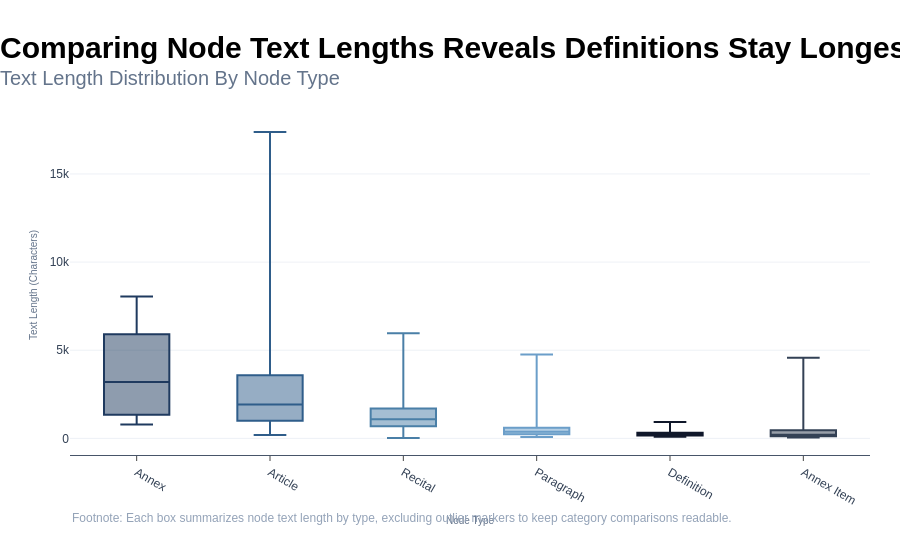

Notebook code cell kept with this figure:
### Code cell
# Text length distribution by node type (box plot)
nodes_df_plot = nodes_df.copy()
nodes_df_plot["type_label"] = nodes_df_plot["type"].map(title_case_label)
order = nodes_df.groupby("type")["text_length"].median().sort_values(ascending=False).index.tolist()
order_labels = [title_case_label(value) for value in order]

fig = px.box(
    nodes_df_plot,
    x="type_label",
    y="text_length",
    category_orders={"type_label": order_labels},
    color="type_label",
    color_discrete_sequence=PLOTLY_SEQUENCE,
    points=False,
)
fig.update_layout(showlegend=False)
fig.update_xaxes(title_text="Node Type", tickangle=30)
fig.update_yaxes(title_text="Text Length (Characters)")
apply_plotly_style(
    fig,
    action_title="Comparing Node Text Lengths Reveals Definitions Stay Longest",
    subtitle="Text Length Distribution By Node Type",
    height=560,
    horizontal_gridlines=True,
    footnote="Footnote: Each box summarizes node text length by type, excluding outlier markers to keep category comparisons readable.",
)
fig.show()

### Figure 1 — Plotly figure (JSON) as saved in the notebook; plotly's stock layout.template omitted (floating-point values rounded to 4 significant figures; data arrays with more than 128 entries replaced by an {"elided": "..."} marker saying what was removed)
{"data": [{"alignmentgroup": "True", "boxpoints": false, "hovertemplate": "type_label=%{x}<br>text_length=%{y}<extra></extra>", "legendgroup": "Annex", "marker": {"color": "#1F3A5F"}, "name": "Annex", "notched": false, "offsetgroup": "Annex", "orientation": "v", "showlegend": true, "type": "box", "x": ["Annex", "Annex", "Annex", "Annex", "Annex", "Annex", "Annex", "Annex", "Annex", "Annex", "Annex", "Annex", "Annex"], "x0": " ", "xaxis": "x", "y": [5993, 934, 7520, 5885, 1478, 784, 8049, 4114, 956, 5403, 3196, 1591, 1560], "y0": " ", "yaxis": "y"}, {"alignmentgroup": "True", "boxpoints": false, "hovertemplate": "type_label=%{x}<br>text_length=%{y}<extra></extra>", "legendgroup": "Article", "marker": {"color": "#2F5D8A"}, "name": "Article", "notched": false, "offsetgroup": "Article", "orientation": "v", "showlegend": true, "type": "box", "x": ["Article", "Article", "Article", "Article", "Article", "Article", "Article", "Article", "Article", "Article", "Article", "Article", "Article", "Article", "Article", "Article", "Article", "Article", "Article", "Article", "Article", "Article", "Article", "Article", "Article", "Article", "Article", "Article", "Article", "Article", "Article", "Article", "Article", "Article", "Article", "Article", "Article", "Article", "Article", "Article", "Article", "Article", "Article", "Article", "Article", "Article", "Article", "Article", "Article", "Article", "Article", "Article", "Article", "Article", "Article", "Article", "Article", "Article", "Article", "Article", "Article", "Article", "Article", "Article", "Article", "Article", "Article", "Article", "Article", "Article", "Article", "Article", "Article", "Article", "Article", "Article", "Article", "Article", "Article", "Article", "Article", "Article", "Article", "Article", "Article", "Article", "Article", "Article", "Article", "Article", "Article", "Article", "Article", "Article", "Article", "Article", "Article", "Article", "Article", "Article", "Article", "Article", "Article", "Article", "Article", "Article", "Article", "Article", "Article", "Article", "Article", "Article", "Article", "Article", "Article"], "x0": " ", "xaxis": "x", "y": [1107, 4810, 17380, 500, 11311, 4097, 3665, 1337, 4215, 4537, 1880, 1191, 3179, 3204, 2555, 1651, 3703, 1338, 861, 1139, 990, 3103, 2677, 2709, 3976, 7594, 3018, 1734, 1716, 1885, 4352, 524, 944, 1170, 466, 6621, 1305, 697, 454, 2835, 3931, 680, 197, 4992, 1452, 1847, 3438, 1967, 1406, 2129, 4777, 1254, 3102, 3586, 2918, 1927, 4473, 9255, 4788, 4430, 7911, 1536, 2184, 995, 232, 3006, 4593, 2029, 3180, 998, 3731, 1466, 1003, 2372, 4135, 7168, 1882, 1974, 1810, 3740, 5621, 2792, 2016, 1972, 1085, 544, 607, 981, 341, 781, 980, 1026, 1772, 2341, 1007, 329, 2377, 1654, 2459, 291, 5449, 3547, 2217, 954, 977, 921, 1004, 1002, 899, 2691, 911, 620, 1911, 5685, 811], "y0": " ", "yaxis": "y"}, {"alignmentgroup": "True", "boxpoints": false, "hovertemplate": "type_label=%{x}<br>text_length=%{y}<extra></extra>", "legendgroup": "Recital", "marker": {"color": "#4A7FA7"}, "name": "Recital", "notched": false, "offsetgroup": "Recital", "orientation": "v", "showlegend": true, "type": "box", "x": {"elided": "180 str values"}, "x0": " ", "xaxis": "x", "y": {"elided": "180 int values"}, "y0": " ", "yaxis": "y"}, {"alignmentgroup": "True", "boxpoints": false, "hovertemplate": "type_label=%{x}<br>text_length=%{y}<extra></extra>", "legendgroup": "Paragraph", "marker": {"color": "#6B9EC9"}, "name": "Paragraph", "notched": false, "offsetgroup": "Paragraph", "orientation": "v", "showlegend": true, "type": "box", "x": {"elided": "500 str values"}, "x0": " ", "xaxis": "x", "y": {"elided": "500 int values"}, "y0": " ", "yaxis": "y"}, {"alignmentgroup": "True", "boxpoints": false, "hovertemplate": "type_label=%{x}<br>text_length=%{y}<extra></extra>", "legendgroup": "Definition", "marker": {"color": "#0F172A"}, "name": "Definition", "notched": false, "offsetgroup": "Definition", "orientation": "v", "showlegend": true, "type": "box", "x": ["Definition", "Definition", "Definition", "Definition", "Definition", "Definition", "Definition", "Definition", "Definition", "Definition", "Definition", "Definition", "Definition", "Definition", "Definition", "Definition", "Definition", "Definition", "Definition", "Definition", "Definition", "Definition", "Definition", "Definition", "Definition", "Definition", "Definition", "Definition", "Definition", "Definition", "Definition", "Definition", "Definition", "Definition", "Definition", "Definition", "Definition", "Definition", "Definition", "Definition", "Definition", "Definition", "Definition", "Definition", "Definition", "Definition", "Definition", "Definition", "Definition", "Definition", "Definition", "Definition", "Definition", "Definition", "Definition", "Definition", "Definition", "Definition", "Definition", "Definition", "Definition", "Definition", "Definition", "Definition", "Definition", "Definition"], "x0": " ", "xaxis": "x", "y": [376, 107, 343, 215, 326, 215, 166, 171, 127, 233, 153, 319, 256, 234, 164, 183, 138, 101, 231, 177, 155, 151, 437, 235, 317, 211, 126, 222, 104, 222, 123, 210, 130, 223, 303, 209, 223, 235, 176, 272, 281, 328, 160, 928, 296, 333, 375, 441, 105, 125, 97, 210, 236, 350, 411, 683, 310, 215, 815, 125, 522, 145, 386, 225, 266, 333], "y0": " ", "yaxis": "y"}, {"alignmentgroup": "True", "boxpoints": false, "hovertemplate": "type_label=%{x}<br>text_length=%{y}<extra></extra>", "legendgroup": "Annex Item", "marker": {"color": "#334155"}, "name": "Annex Item", "notched": false, "offsetgroup": "Annex Item", "orientation": "v", "showlegend": true, "type": "box", "x": ["Annex Item", "Annex Item", "Annex Item", "Annex Item", "Annex Item", "Annex Item", "Annex Item", "Annex Item", "Annex Item", "Annex Item", "Annex Item", "Annex Item", "Annex Item", "Annex Item", "Annex Item", "Annex Item", "Annex Item", "Annex Item", "Annex Item", "Annex Item", "Annex Item", "Annex Item", "Annex Item", "Annex Item", "Annex Item", "Annex Item", "Annex Item", "Annex Item", "Annex Item", "Annex Item", "Annex Item", "Annex Item", "Annex Item", "Annex Item", "Annex Item", "Annex Item", "Annex Item", "Annex Item", "Annex Item", "Annex Item", "Annex Item", "Annex Item", "Annex Item", "Annex Item", "Annex Item", "Annex Item", "Annex Item", "Annex Item", "Annex Item", "Annex Item", "Annex Item", "Annex Item", "Annex Item", "Annex Item", "Annex Item", "Annex Item", "Annex Item", "Annex Item", "Annex Item", "Annex Item", "Annex Item", "Annex Item", "Annex Item", "Annex Item", "Annex Item", "Annex Item", "Annex Item", "Annex Item", "Annex Item", "Annex Item", "Annex Item", "Annex Item", "Annex Item", "Annex Item", "Annex Item", "Annex Item", "Annex Item", "Annex Item", "Annex Item", "Annex Item", "Annex Item", "Annex Item", "Annex Item", "Annex Item", "Annex Item", "Annex Item", "Annex Item", "Annex Item", "Annex Item", "Annex Item", "Annex Item", "Annex Item", "Annex Item", "Annex Item", "Annex Item", "Annex Item", "Annex Item", "Annex Item", "Annex Item", "Annex Item"], "x0": " ", "xaxis": "x", "y": [159, 136, 199, 223, 272, 270, 238, 177, 194, 191, 288, 285, 221, 213, 257, 178, 187, 374, 897, 876, 577, 217, 874, 622, 1106, 1708, 1387, 860, 1084, 2797, 771, 94, 85, 94, 400, 72, 270, 130, 97, 135, 218, 183, 134, 187, 242, 131, 125, 208, 250, 194, 325, 1871, 4581, 948, 57, 148, 92, 131, 127, 112, 115, 161, 78, 124, 73, 228, 310, 57, 148, 92, 131, 58, 112, 142, 115, 452, 57, 104, 76, 113, 288, 92, 142, 132, 90, 144, 1087, 841, 812, 520, 680, 481, 873, 419, 1539, 320, 279, 234, 682, 600], "y0": " ", "yaxis": "y"}], "layout": {"annotations": [{"align": "left", "font": {"color": "#94A3B8", "size": 12}, "showarrow": false, "text": "Footnote: Each box summarizes node text length by type, excluding outlier markers to keep category comparisons readable.", "x": 0, "xanchor": "left", "xref": "paper", "y": -0.16, "yanchor": "top", "yref": "paper"}], "boxmode": "overlay", "font": {"color": "#334155", "family": "Arial", "size": 15}, "height": 560, "hoverlabel": {"bgcolor": "#FFFFFF", "bordercolor": "#475569", "font": {"color": "#334155", "size": 12}}, "legend": {"title": {"text": "type_label"}, "tracegroupgap": 0}, "margin": {"b": 105, "l": 70, "r": 30, "t": 115}, "paper_bgcolor": "#FFFFFF", "plot_bgcolor": "#FFFFFF", "showlegend": false, "title": {"pad": {"t": 20}, "text": "<span style='font-size:30px;font-weight:bold;color:#000000;'>Comparing Node Text Lengths Reveals Definitions Stay Longest</span><br><span style='font-size:20px;font-weight: normal;color:#64748B;'>Text Length Distribution By Node Type</span>", "x": 0, "xanchor": "left"}, "xaxis": {"anchor": "y", "categoryarray": ["Annex", "Article", "Recital", "Paragraph", "Definition", "Annex Item"], "categoryorder": "array", "domain": [0, 1], "linecolor": "#475569", "linewidth": 1, "showgrid": false, "showline": true, "tickangle": 30, "tickfont": {"color": "#334155", "size": 12}, "ticks": "outside", "title": {"font": {"color": "#64748B", "size": 10}, "standoff": 10, "text": "Node Type"}, "zeroline": false}, "yaxis": {"anchor": "x", "automargin": true, "domain": [0, 1], "gridcolor": "#E2E8F0", "gridwidth": 0.6, "showgrid": true, "showline": false, "tickfont": {"color": "#334155", "size": 12}, "ticks": "", "title": {"font": {"color": "#64748B", "size": 10}, "standoff": 10, "text": "Text Length (Characters)"}, "zeroline": false}}}
